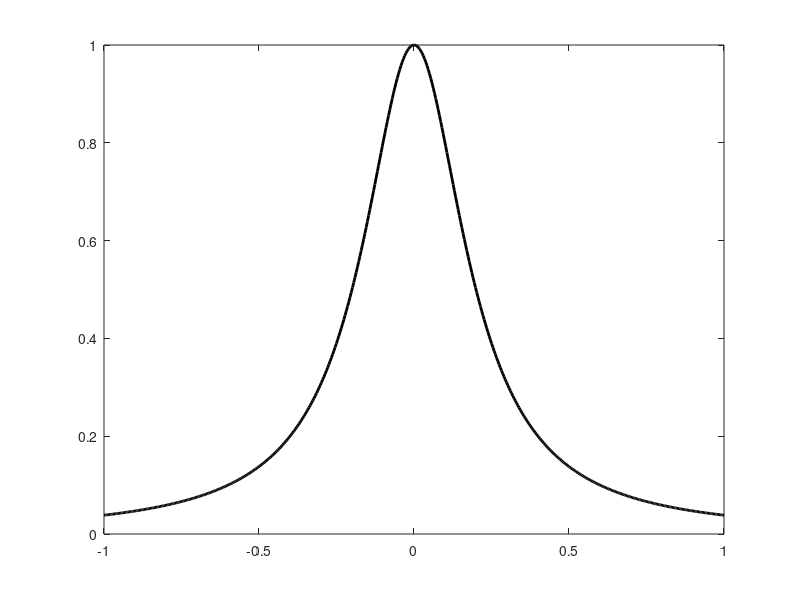

This chart was generated by the following MATLAB code: (Note: this script raises an error after producing the figure.)
% RUNGE PHENOMENON: Chebyshev collocation pts (Figure 3.6 (b))

myColor = [1 0 1; 1 0 0; 0 0 1; 0 1 0; 0 1 1]; % Color palette

f = @(x) 1./(1+25*x.^2);            % Runge function

x = linspace(-1,1,500);             % Equispaced collocation pts
y=f(x);                             % Eval Runge funtion at collocation pts
plot(x,y,'k','linewidth',2);        % Plot Runge function
hold on;

for N = 3:2:11 % N = 3,5,7,9,11
    f = chebfun('1./(1+25*x.^2)',N+1); % Chebfun at N+1 points
    plot(f, 'b-o', 'Linewidth',1,'Color',myColor((N-1)/2,:));
end

xlabel('x'), ylabel('f(x)');
legend('Runge function','N=3','N=5','N=7','N=9','N=11');
title('Runge pheomenon. Chebyshev pts.');